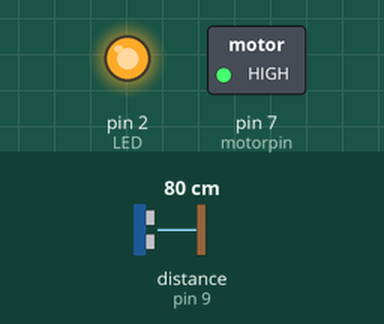
Bench run of a sketch on a simulated Arduino Uno, built with avr-gcc and run on an emulated ATmega328P. Shown: switched loads named in the sketch (green lamp = pin HIGH), output pins drawn as LEDs (lit = HIGH). Wiring (inferred from the names in the program): ultrasonic range finder: trigger pin 8; echo pin 9. The test bench sets the inputs (shaded band); at power-on: distance to the obstacle (sensor on pin 9) 80 cm. The echo pulse lasts 58.3 µs per cm; pins used as bus, display or sensor lines are not drawn.

Above: at 2.8 s.
2.9 s: distance to the obstacle (sensor on pin 9) set to 12 cm
8.9 s: distance to the obstacle (sensor on pin 9) set to 9 cm
At 10.3 s:
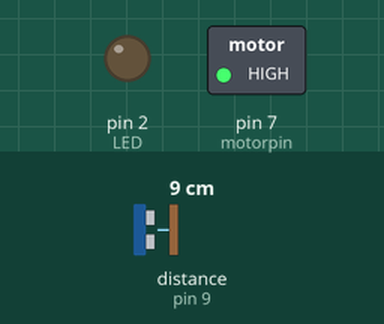
11.6 s: distance to the obstacle (sensor on pin 9) set to 6 cm
At 13.1 s:
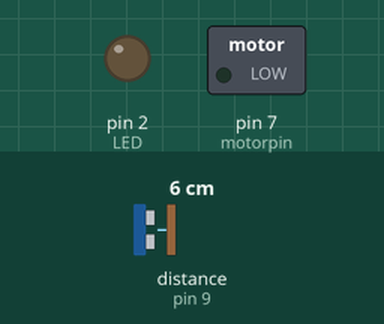
Timing chart, 0 to 14.6 s (numbered marks = the images above; inputs shaded):
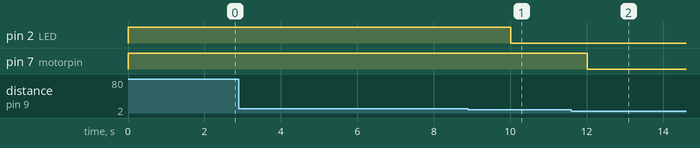

The sketch:

waterpump.ino
```cpp
const int trigPin = 8;
const int echoPin = 9;
const int motorpin = 7;
const int LED = 2;
int pflag = 1;

void setup()
{
  // initialize serial communication:
  pinMode(motorpin,OUTPUT);
  pinMode(LED,OUTPUT);
  Serial.begin(9600);
}

void loop()
{

  long duration, inches;

  digitalWrite(LED, LOW);
  pinMode(trigPin, OUTPUT);
  digitalWrite(trigPin, LOW);
  delayMicroseconds(2);
  digitalWrite(trigPin, HIGH);
  delayMicroseconds(10);
  digitalWrite(trigPin, LOW);

  pinMode(echoPin, INPUT);
  duration = pulseIn(echoPin, HIGH);

  inches = microsecondsToInches(duration);

  if(pflag == 1 && inches >=7)
    {
      digitalWrite(motorpin,HIGH);
      digitalWrite(LED,HIGH);
      delay(1000);
    }
    else if (pflag == 1 &&  inches >3)
    {
      digitalWrite(motorpin,HIGH);
      digitalWrite(LED,HIGH);
      pflag=1;
      delay(1000);
    }
    else if(pflag == 1 &&  inches <3)
    {
      digitalWrite(motorpin,LOW);
      digitalWrite(LED,LOW);
      pflag=0;
      delay(1000);
    }
     else if(pflag == 0 &&  inches <7)
    {
      digitalWrite(motorpin,LOW);
      digitalWrite(LED,LOW);
      pflag=0;
      delay(1000);
    }
    else
    {
      pflag=1;
      delay(1000);
    }
 delay(1000);

}

long microsecondsToInches(long microseconds)
{
    return microseconds / 74 / 2;
}
```

Measured:
- the behaviour switches between 11 and 10 cm on distance to the obstacle (sensor on pin 9) (found by bisection; images 0 and 1)
- the behaviour switches between 8 and 7 cm on distance to the obstacle (sensor on pin 9) (found by bisection; images 1 and 2)
- after the input at 8.9 s, pin 2 (LED): HIGH → LOW after 1.1 s
- after the input at 11.6 s, pin 7 (motorpin): HIGH → LOW after 0.42 s
